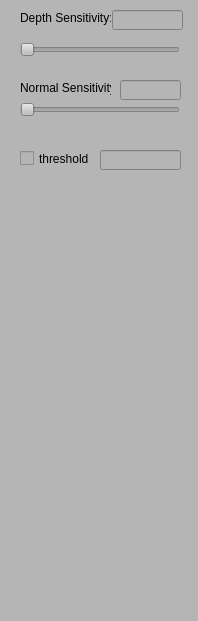
<?xml version="1.0" encoding="UTF-8"?>
<ui version="4.0">
 <class>RenderingControlWidget</class>
 <widget class="QDockWidget" name="RenderingControlWidget">
  <property name="geometry">
   <rect>
    <x>0</x>
    <y>0</y>
    <width>198</width>
    <height>621</height>
   </rect>
  </property>
  <property name="minimumSize">
   <size>
    <width>190</width>
    <height>240</height>
   </size>
  </property>
  <property name="styleSheet">
   <string notr="true">background-color: rgb(181, 181, 181);</string>
  </property>
  <widget class="QWidget" name="dockWidgetContents">
   <widget class="QSlider" name="horizontalSliderDepthSensitivity">
    <property name="geometry">
     <rect>
      <x>20</x>
      <y>40</y>
      <width>160</width>
      <height>19</height>
     </rect>
    </property>
    <property name="orientation">
     <enum>Qt::Horizontal</enum>
    </property>
   </widget>
   <widget class="QLabel" name="label">
    <property name="geometry">
     <rect>
      <x>20</x>
      <y>10</y>
      <width>91</width>
      <height>16</height>
     </rect>
    </property>
    <property name="text">
     <string>Depth Sensitivity:</string>
    </property>
   </widget>
   <widget class="QLabel" name="label_2">
    <property name="geometry">
     <rect>
      <x>20</x>
      <y>80</y>
      <width>91</width>
      <height>16</height>
     </rect>
    </property>
    <property name="text">
     <string>Normal Sensitivity:</string>
    </property>
   </widget>
   <widget class="QSlider" name="horizontalSliderNormalSensitivity">
    <property name="geometry">
     <rect>
      <x>20</x>
      <y>100</y>
      <width>160</width>
      <height>19</height>
     </rect>
    </property>
    <property name="orientation">
     <enum>Qt::Horizontal</enum>
    </property>
   </widget>
   <widget class="QLineEdit" name="lineEditDepthSensitivity">
    <property name="geometry">
     <rect>
      <x>112</x>
      <y>10</y>
      <width>71</width>
      <height>20</height>
     </rect>
    </property>
   </widget>
   <widget class="QLineEdit" name="lineEditNormalSensitivity">
    <property name="geometry">
     <rect>
      <x>120</x>
      <y>80</y>
      <width>61</width>
      <height>20</height>
     </rect>
    </property>
   </widget>
   <widget class="QCheckBox" name="checkBoxThreshold">
    <property name="geometry">
     <rect>
      <x>20</x>
      <y>150</y>
      <width>70</width>
      <height>17</height>
     </rect>
    </property>
    <property name="text">
     <string>threshold</string>
    </property>
   </widget>
   <widget class="QLineEdit" name="lineEditThreshold">
    <property name="geometry">
     <rect>
      <x>100</x>
      <y>150</y>
      <width>81</width>
      <height>20</height>
     </rect>
    </property>
   </widget>
  </widget>
 </widget>
 <resources/>
 <connections/>
</ui>
